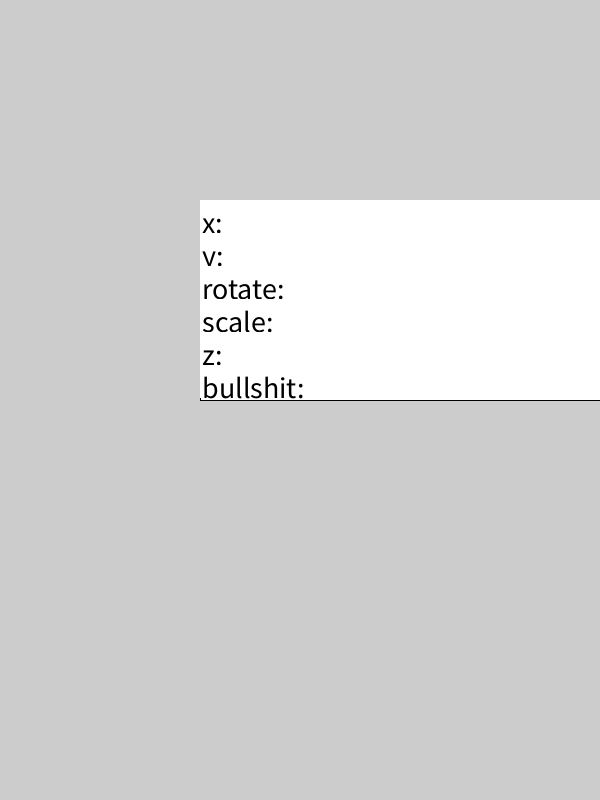
Frame 1 (no input)
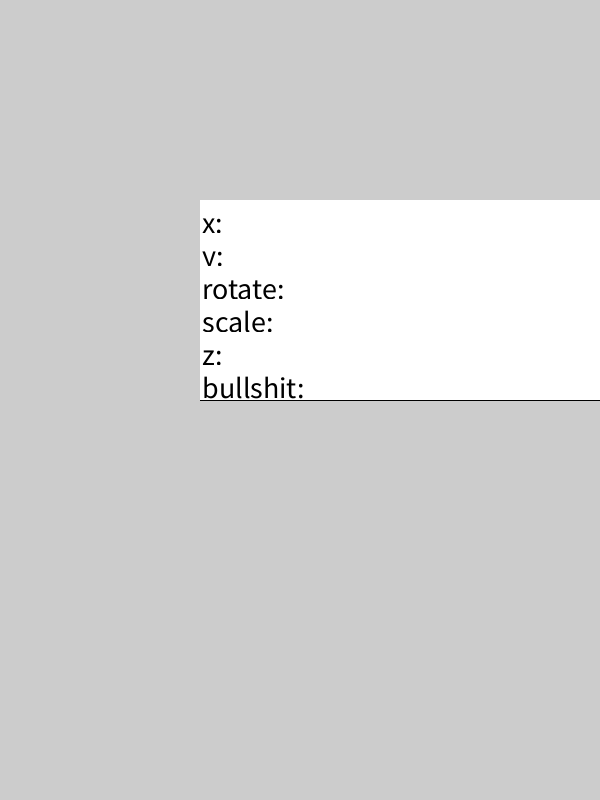
Frame 60 (the mouse pressed at the canvas centre just before this capture)
Frame 120 (the mouse held since frame 60 and released just before this capture): identical to frame 60, image omitted

The Processing sketch that drew these frames (run headless with seeded random() and noise(); from frame 60 on, the mouse is pressed at the canvas centre):

// Processing sketch: TextBoxTest
// ── TextBoxTest.pde
import java.util.LinkedList;
TextBox t;
void setup(){
 size(600,800); 
 LinkedList<String> a = new LinkedList<String>();
 a.add("x");
 a.add("y");
 a.add("rotate");
 a.add("scale");
 a.add("z");
 a.add("bullshit");
 t = new TextBox(200,200, 500, 200, a);
}

void mousePressed(){
  t.mouseUpdate(mouseX,mouseY);
}

void keyPressed(){
  t.keyUpdate(key);
}

void draw(){
  t.display();
}
// ── TextBox.pde
import java.util.LinkedList;
class TextBox{
 int topleftx;
 int toplefty;
 int wide;
 int high;
 LinkedList<TextButton> inputs;
 TextBox(int x, int y, int w, int h, LinkedList<String> in){
  this.topleftx = x;
  this.toplefty = y;
  this.wide = w;
  this.high = h;
  this.inputs = new LinkedList<TextButton>();
  
  int currentline = y;
  float moveby = h / in.size();
  for(int i = 0; i < in.size(); i++){
   inputs.add(new TextButton(topleftx, currentline, wide, moveby, in.get(i)));
   currentline += moveby;
  }
 }
 
 void mouseUpdate(int mx, int my){
   for(TextButton t : inputs){
     if(t.isMouseHere(mx, my) == true){
       t.setClickedState(true);
     }
     else{
      t.setClickedState(false); 
     }
   }
 }
 
 
 void keyUpdate(Character c){
   for(int i = 0; i < inputs.size(); i++){
     if(inputs.get(i).isClicked == true){
      inputs.get(i).update(c); 
     }
     else{
       continue;
     }
   }
 }
 
 void display(){
  int ts = 20;
  textSize(ts);
  fill(255);
  rect(topleftx, toplefty, wide, high); 
  for(int i = 0; i < inputs.size(); i++){
    inputs.get(i).display();
  }
 }
}
// ── TextButton.pde
class TextButton{
 int x;
 int y;
 int wid;
 float hei;
 String buttonText;
 String inputText;
 boolean isClicked;
 float textWidth;
 TextButton(int x, int y, int w, float h, String t){
  this.x = x;
  this.y = y;
  this.wid = w;
  this.hei = h;
  this.buttonText = t;
  this.inputText = "";
  this.textWidth = textWidth(buttonText);
 }
 
 void setClickedState(boolean s){
   this.isClicked = s;
 }
 
 boolean isMouseHere(int inx, int iny){
  if(inx > x && inx < x + wid){
   if(iny > y && iny < y + hei){
      return true; 
   }
  }
  return false;
 }
 void update(Character k){
   if(this.isClicked == true){
     if(k >= 65 && k <= 122 || k == 32){
      println("Input a number please"); 
     }
     else if(k != BACKSPACE){
       inputText += k;
     }
     else if(k == BACKSPACE && inputText.length() != 0){
      inputText = inputText.substring(0, inputText.length() - 1);
     }
   }
 }
 
 void display(){
  textSize(hei - 3);
  fill(255);
  noStroke();
  rect(x,y, wid, hei);
  fill(0);
  text(buttonText + ": " + inputText, x + 2, y + hei);
 }
   
   
   
   
}
